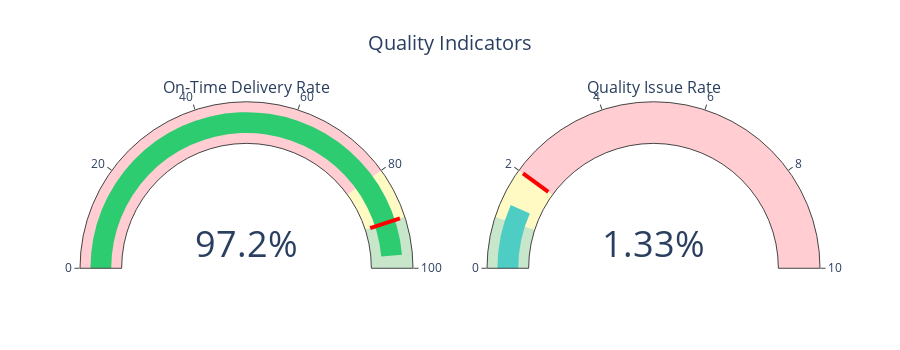

Source (notebook cell):
### Code cell
# Quality gauges
fig = make_subplots(
    rows=1, cols=2,
    specs=[[{'type': 'indicator'}, {'type': 'indicator'}]],
    subplot_titles=['On-Time Delivery Rate', 'Quality Issue Rate']
)

fig.add_trace(go.Indicator(
    mode="gauge+number",
    value=otd_rate,
    gauge={'axis': {'range': [0, 100]}, 
           'bar': {'color': '#2ECC71'},
           'steps': [{'range': [0, 80], 'color': '#FFCDD2'}, 
                     {'range': [80, 90], 'color': '#FFF9C4'}, 
                     {'range': [90, 100], 'color': '#C8E6C9'}],
           'threshold': {'line': {'color': 'red', 'width': 4}, 'thickness': 0.75, 'value': 90}},
    number={'suffix': '%', 'font': {'size': 36}}
), row=1, col=1)

issue_rate = ((rejected + objected) / total_orders * 100)
fig.add_trace(go.Indicator(
    mode="gauge+number",
    value=issue_rate,
    gauge={'axis': {'range': [0, 10]}, 
           'bar': {'color': '#FF6B6B' if issue_rate > 2 else '#4ECDC4'},
           'steps': [{'range': [0, 1], 'color': '#C8E6C9'}, 
                     {'range': [1, 2], 'color': '#FFF9C4'}, 
                     {'range': [2, 10], 'color': '#FFCDD2'}],
           'threshold': {'line': {'color': 'red', 'width': 4}, 'thickness': 0.75, 'value': 2}},
    number={'suffix': '%', 'font': {'size': 36}}
), row=1, col=2)

fig.update_layout(height=350, title={'text': 'Quality Indicators', 'x': 0.5, 'font': {'size': 20}})
fig.show()

### Figure 1 — Plotly figure (JSON) as saved in the notebook; plotly's stock layout.template omitted (floating-point values rounded to 4 significant figures)
{"data": [{"domain": {"x": [0, 0.45], "y": [0, 1]}, "gauge": {"axis": {"range": [0, 100]}, "bar": {"color": "#2ECC71"}, "steps": [{"color": "#FFCDD2", "range": [0, 80]}, {"color": "#FFF9C4", "range": [80, 90]}, {"color": "#C8E6C9", "range": [90, 100]}], "threshold": {"line": {"color": "red", "width": 4}, "thickness": 0.75, "value": 90}}, "mode": "gauge+number", "number": {"font": {"size": 36}, "suffix": "%"}, "type": "indicator", "value": 97.23}, {"domain": {"x": [0.55, 1], "y": [0, 1]}, "gauge": {"axis": {"range": [0, 10]}, "bar": {"color": "#4ECDC4"}, "steps": [{"color": "#C8E6C9", "range": [0, 1]}, {"color": "#FFF9C4", "range": [1, 2]}, {"color": "#FFCDD2", "range": [2, 10]}], "threshold": {"line": {"color": "red", "width": 4}, "thickness": 0.75, "value": 2}}, "mode": "gauge+number", "number": {"font": {"size": 36}, "suffix": "%"}, "type": "indicator", "value": 1.327}], "layout": {"annotations": [{"font": {"size": 16}, "showarrow": false, "text": "On-Time Delivery Rate", "x": 0.225, "xanchor": "center", "xref": "paper", "y": 1, "yanchor": "bottom", "yref": "paper"}, {"font": {"size": 16}, "showarrow": false, "text": "Quality Issue Rate", "x": 0.775, "xanchor": "center", "xref": "paper", "y": 1, "yanchor": "bottom", "yref": "paper"}], "height": 350, "title": {"font": {"size": 20}, "text": "Quality Indicators", "x": 0.5}}}
